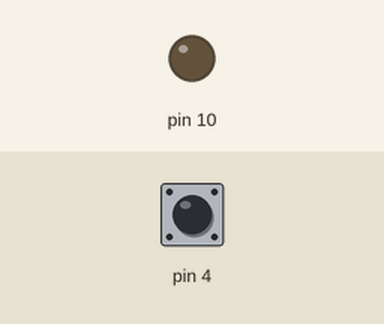
Simulated run of this sketch. Board: Arduino Uno, built with avr-gcc and run on an emulated ATmega328P. On the bench: output pins drawn as LEDs (lit = HIGH). The test bench sets the inputs (shaded band); at power-on: pin 4 HIGH. What the sketch prints to the serial monitor is not drawn.

Above: at 1.2 s.
1.3 s: pin 4 pulled LOW for 0.15 s
At 1.38 s:
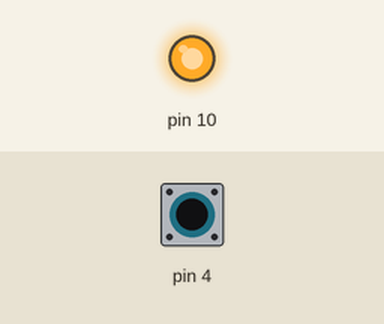
2.9 s: pin 4 pulled LOW for 3.2 s
At 6.4 s:
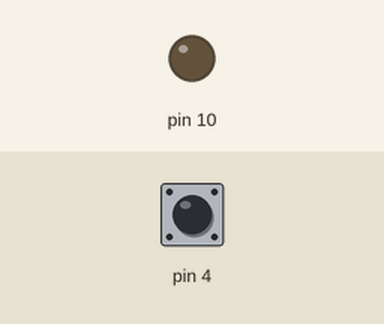
Timing chart, 0 to 7.9 s (numbered marks = the images above; inputs shaded):
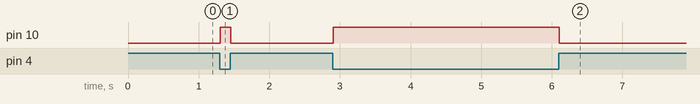

Measured:
- after the input at 1.3 s, pin 10: LOW → HIGH at once, → LOW 0.15 s later
- after the input at 2.9 s, pin 10: LOW → HIGH at once, → LOW 3.2 s later

The sketch:

Pruebas_Botones.ino
```cpp
void setup() {
  Serial.begin(9600);
  pinMode(4, INPUT_PULLUP);
  pinMode(10, OUTPUT);
}

void loop() {

  int sensorVal = digitalRead(4);

  Serial.println(sensorVal);

  if (sensorVal == HIGH) {
    digitalWrite(10, LOW);
  } else {
    digitalWrite(10, HIGH);
  }
}
```
